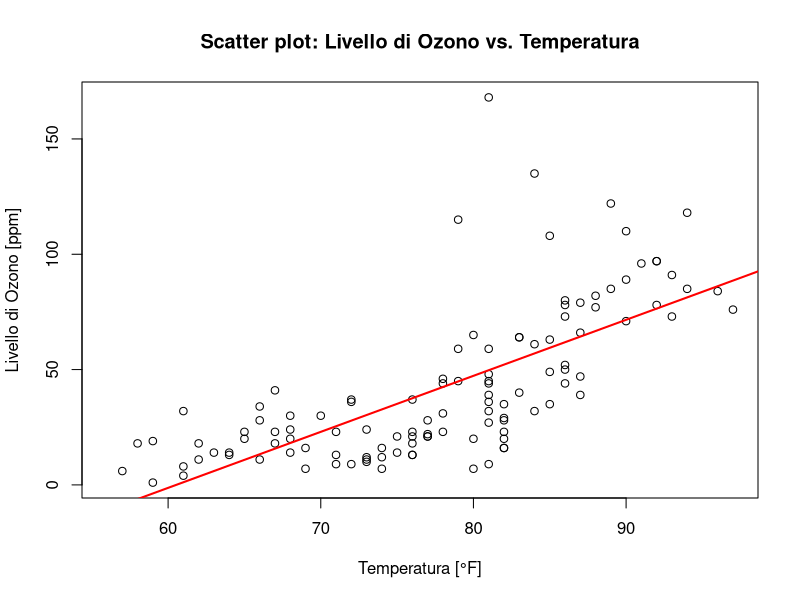
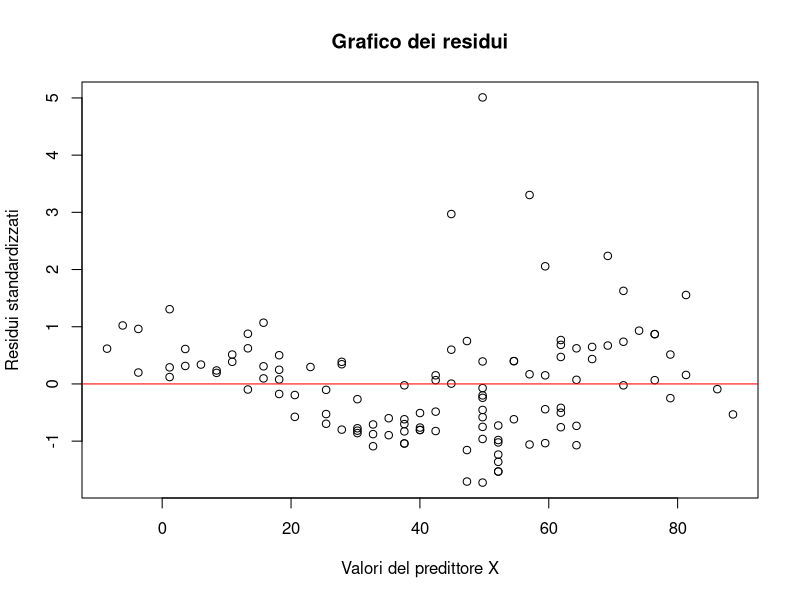

Generate these figures, in order, with R:
data("airquality")
?airquality
data <- data.frame(airquality)

Ozono <- data$Ozone
Temperatura <- data$Temp


coeff_corr <- cor(data$Temp, data$Ozone, use = "complete.obs")

mod <- lm(Ozono ~ Temperatura, data = data)

summary(mod)

plot(Ozono ~ Temperatura, 
     main = "Scatter plot: Livello di Ozono vs. Temperatura", 
     xlab = "Temperatura [°F]", 
     ylab = "Livello di Ozono [ppm]")

abline(mod, col = "red", lwd = 2)

print(shapiro.test(resid(mod)))

residui <- resid(mod)

residui_standardizzati <- resid(mod) / sd(resid(mod))

plot(fitted(mod), residui_standardizzati, 
     main = "Grafico dei residui", 
     xlab = "Valori del predittore X", 
     ylab = "Residui standardizzati")

abline(h = 0, col = "red")
